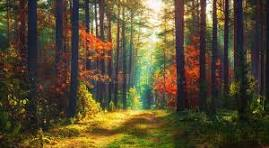
#> input picture computerVision/nature.jpeg, 269 x 148 px
$ python imageQuantization.py
#> lines starting #> are read from the running program, lines starting #| are printed output that depends on the picture
import cv2
import matplotlib.pyplot as plt
import numpy as np


# Read grayscale image
img = cv2.imread("nature.jpeg", 0)
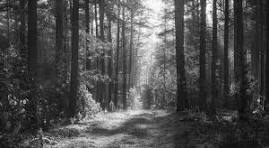
#> img: shape (148, 269); min 0, max 255, mean 77.9

# Quantization levels
levels = [256, 128, 64, 32, 16, 8, 4, 2]

# Create figure
plt.figure(figsize=(15, 8))

# Apply quantization
for index, level in enumerate(levels):
	if level == 256:
		quantized = img
	else:
		quantized = (
			(img * (level - 1) / 255).round() * 255 / (level - 1)
		).astype(np.uint8)

	# Display quantized image
	plt.subplot(3, 3, index + 1)
	plt.imshow(quantized, cmap="gray")
	plt.title(f"{level} Levels")
	plt.axis("off")
#> this loop made 8 passes
#> pass 2, `quantized = ( (img * (level - 1) / 255).round() * 255 / (level - 1) )...`:
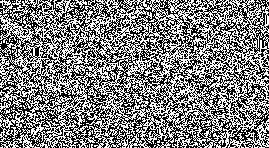
#> quantized: shape (148, 269); values 0 (black) and 2 (white), 50% white; black in thin lines or dots
#> pass 3, `quantized = ( (img * (level - 1) / 255).round() * 255 / (level - 1) )...`:
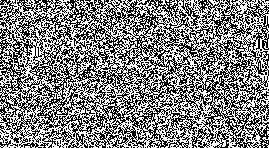
#> quantized: shape (148, 269); values 0 (black) and 4 (white), 50.9% white; black in thin lines or dots

plt.tight_layout()
plt.show()
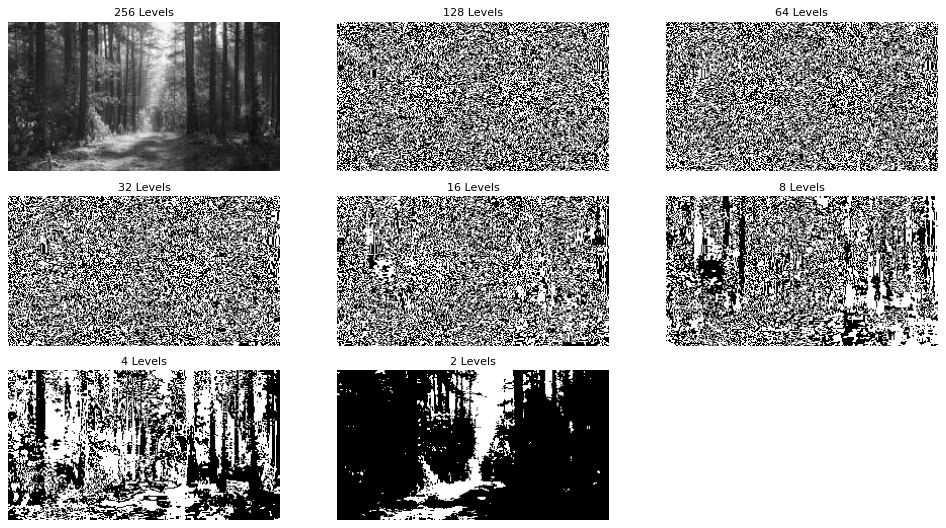
#> figure drawn by matplotlib, 8 panels

# Save 16-level image
quantized_16 = ((img * 15 / 255).round() * 255 / 15).astype(np.uint8)
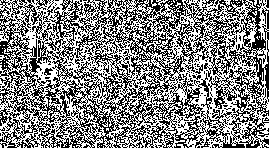
#> quantized_16: shape (148, 269); values 0 (black) and 17 (white), 51.7% white; black in thin lines or dots
cv2.imwrite("quantized_16_levels.jpg", quantized_16)
